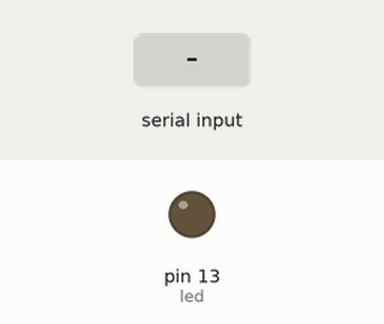
This sketch was run on a simulated Arduino Uno, built with avr-gcc and run on an emulated ATmega328P. On the bench: output pins drawn as LEDs (lit = HIGH). The test bench sets the inputs (shaded band).

Above: at 1.2 s.
1.3 s: "l" received over Serial
At 1.8 s:
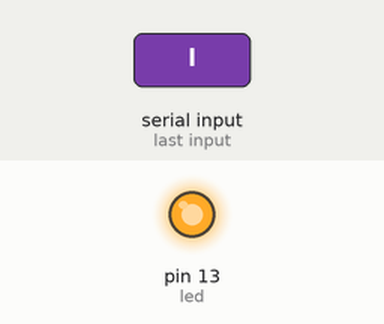
2.8 s: "d" received over Serial
At 4.1 s:
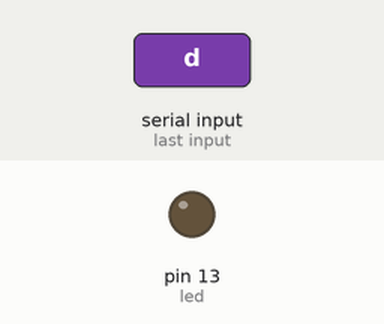
Timing chart, 0 to 5.8 s (numbered marks = the images above; inputs shaded):
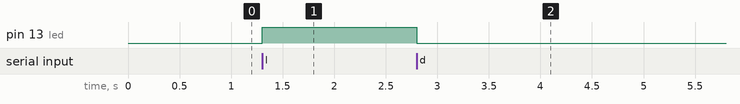

The sketch:

projeto-m2m_simplex.ino
```cpp
int led = 13;
char comando;

void setup() {
  pinMode(led, OUTPUT);
  Serial.begin(9600);
}

void loop() {
  if (Serial.available()){
    comando = Serial.read();

    if (comando == 'l'){
      digitalWrite(led, HIGH);
    }
    else if(comando == 'd'){
      digitalWrite(led, LOW);
    }
  }
}
```

Measured:
- after the input at 1.3 s, pin 13 (led): LOW → HIGH at once
- after the input at 2.8 s, pin 13 (led): HIGH → LOW at once
